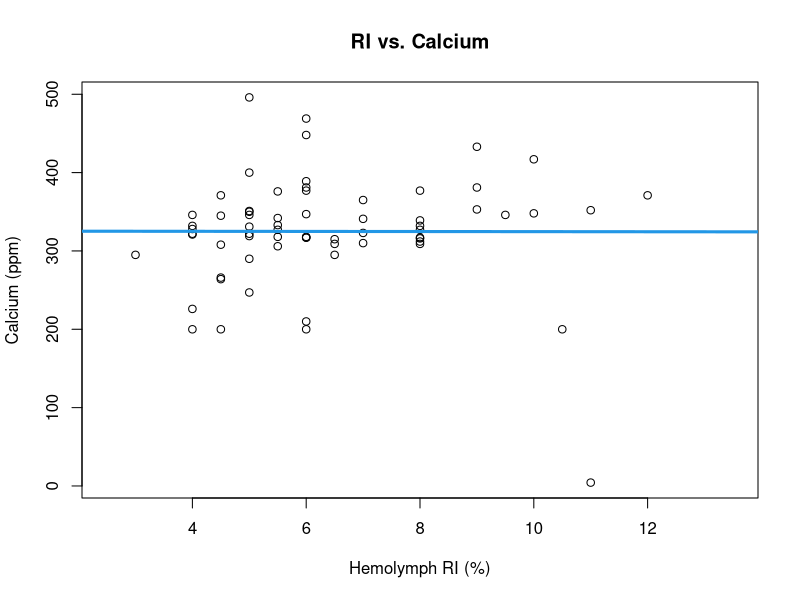
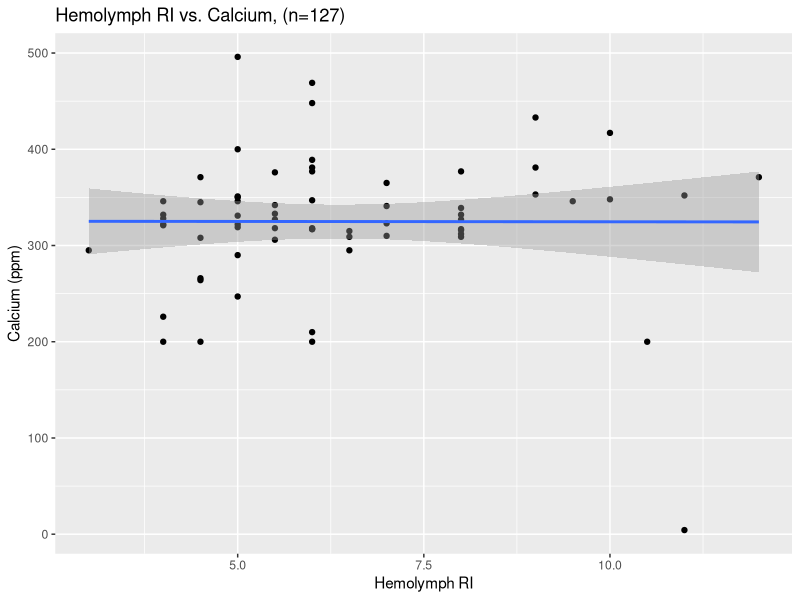
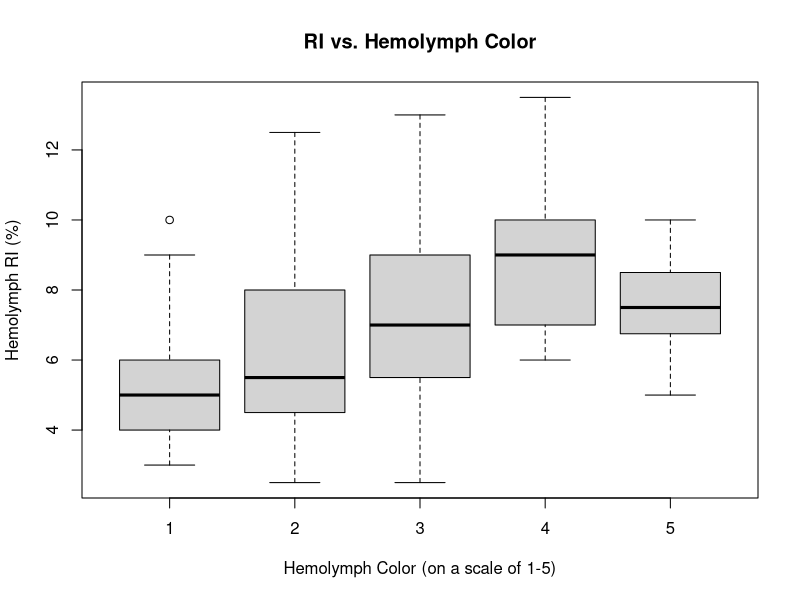
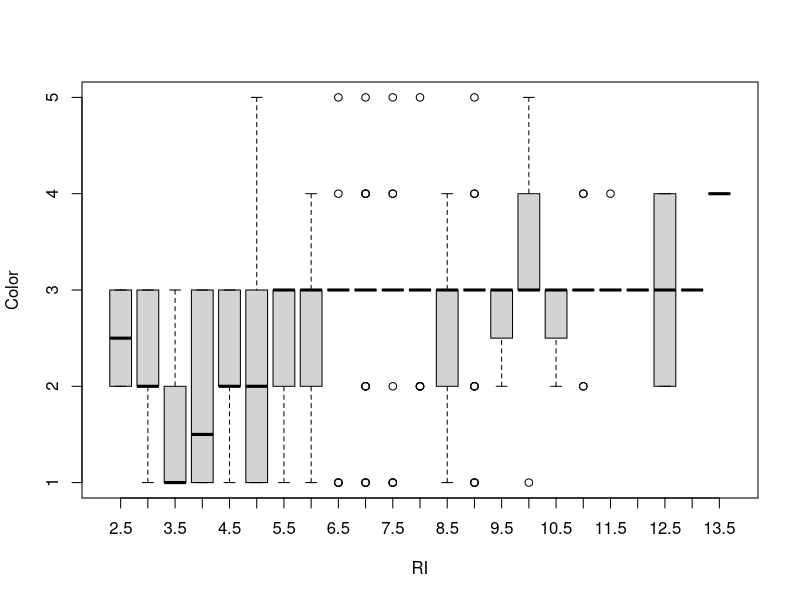
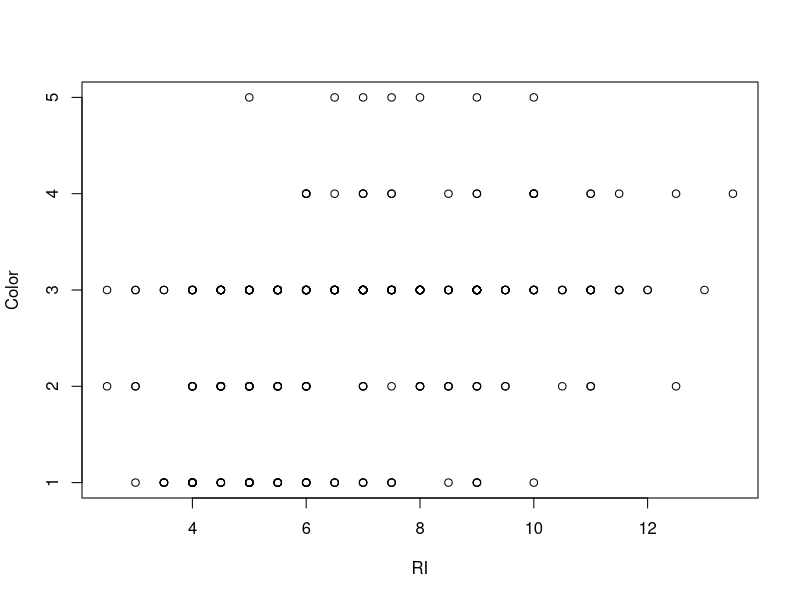
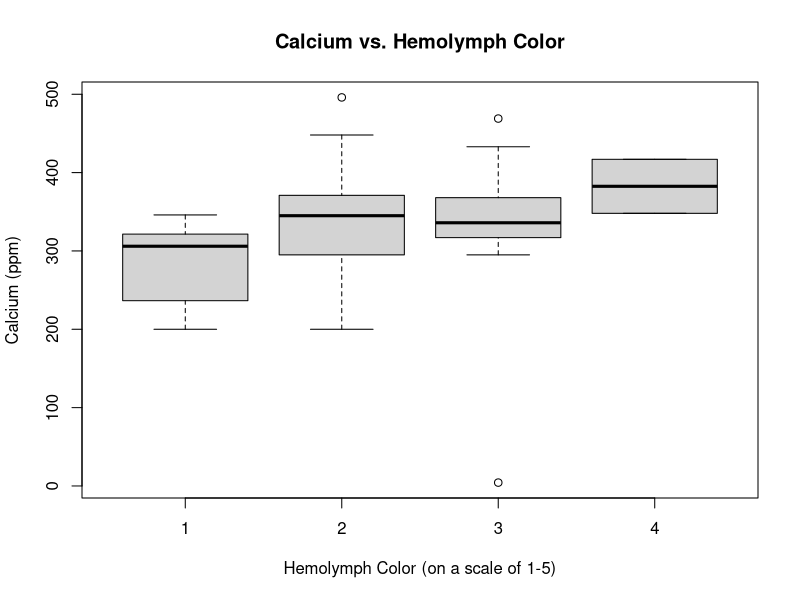

Recreate these plots in R, in order.
## ---- chunk 1

# read in relevant documents for this data
gc_dat <- read.csv("../data/prelim_gc_data.csv")

#  updated with full data set 2022-07-27

# libraries for data visualization
library(ggplot2)
library(dplyr)
library(gridExtra)
library(scatterplot3d)
library(MASS)
## ---- chunk 2

plot(Ca ~ RI, data = gc_dat, main = "RI vs. Calcium",
      xlab = "Hemolymph RI (%)", ylab = "Calcium (ppm)")
abline(lm (Ca ~ RI, data = gc_dat), col = 4, lwd = 3)

# correlation plot to look at RI vs. Calcium
# doesn't appear to be a trend

## ---- chunk 3

gc_dat %>% 
        # pipes molt data into ggplot
  ggplot(aes(x = RI, y = Ca)) + 
        # populates plot with hemo ri and ca info
    geom_point() + geom_smooth(method=lm) + 
        # specifies type of plot -- linear model with 95 percent confidence
        xlab("Hemolymph RI") + 
        ylab ("Calcium (ppm)") +
        ggtitle("Hemolymph RI vs. Calcium, (n=127)") +
        # renames x and y labels and title
      xlim(3, 12)
        # specifies x axis between 3 and 12 for more clear visualization

## ---- chunk 4

ca_ri_mod <- lm(Ca ~ RI, data = gc_dat)
nobs(ca_ri_mod) # tells that there are 127 observations used in this model
summary(ca_ri_mod)
anova(ca_ri_mod) # standard anova
car::Anova(ca_ri_mod, type = 3) # type 3 anova for significance testing

# taken from all during molt cycle, leading to lots of variation
# pointing to trend; small r^2 due to 
## ---- chunk 5

boxplot( RI ~ Color, data = gc_dat,
         main = "RI vs. Hemolymph Color", 
         xlab = "Hemolymph Color (on a scale of 1-5)", 
         ylab = "Hemolymph RI (%)" )

boxplot(Color ~ RI, data = gc_dat)

plot(Color ~ RI, data = gc_dat)

# box plot comparing average RIs for different colored hemolymph
# appears that there are some differences between hemo RI 
# if you want to make graph fancy: make different colors correspond 
# to colors of hemolymph harvested
## ---- chunk 6

boxplot( Ca ~ Color, data = gc_dat, 
      main = "Calcium vs. Hemolymph Color",
      xlab = "Hemolymph Color (on a scale of 1-5)",
      ylab = "Calcium (ppm)")

# appears that calcium increases as hemolymph color darkens
## ---- chunk 7

ri_col_mod = lm(Color ~ RI + Ca + RI:Ca,
              data = gc_dat)

summary(ri_col_mod)
anova(ri_col_mod)
car::Anova(ri_col_mod, type = 3)

# interaction model to assess whether or not hemolymph color is altered by
# the interaction between RI and Ca
